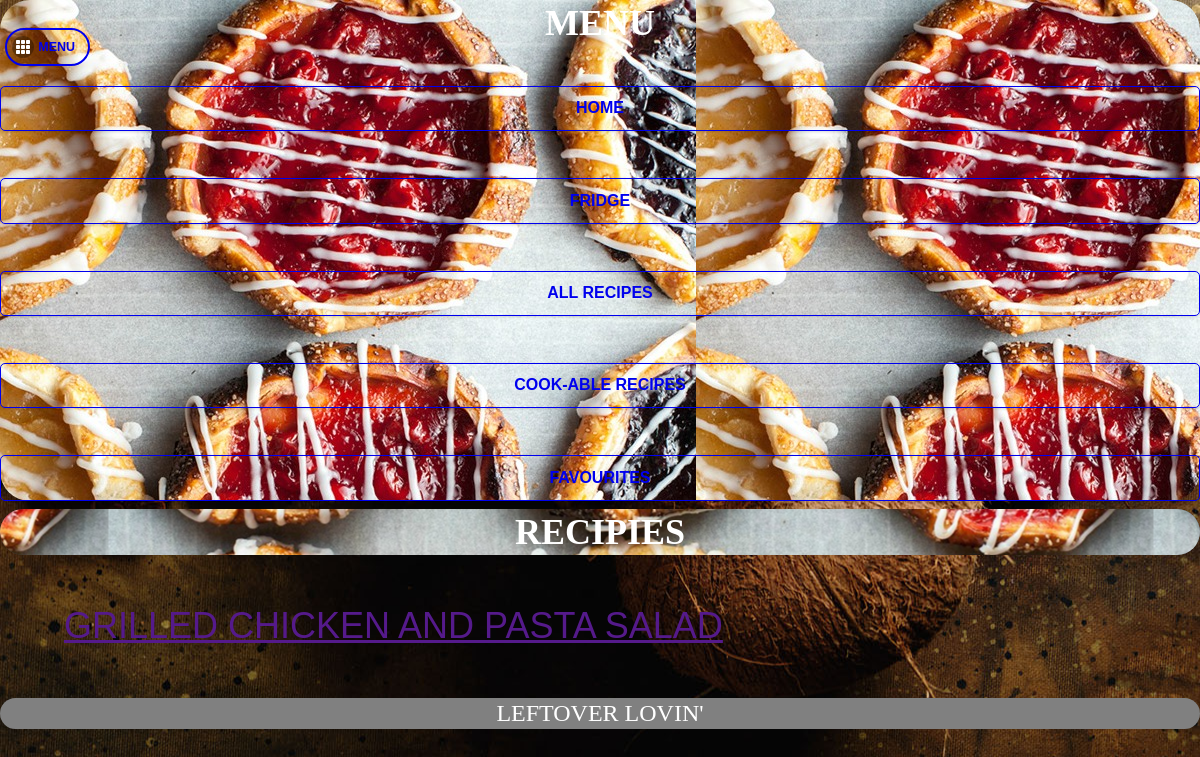
/Recipies.php, run on an earlier commit of the app's database.
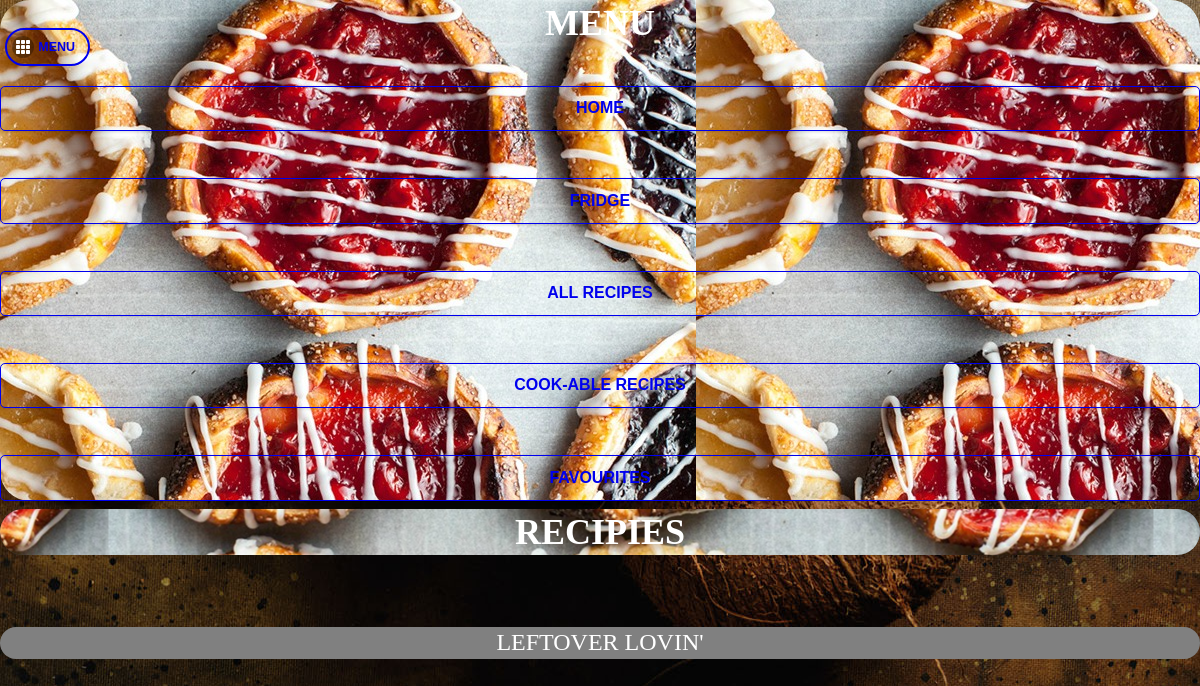
And on a later commit of the database.
### tables this page shows
CREATE TABLE IF NOT EXISTS `recipes` (
`ID` int(11) NOT NULL,
  `Name` varchar(500) NOT NULL,
  `Description` varchar(500) NOT NULL,
  `MealTime` varchar(500) NOT NULL,
  `Ingredients` varchar(500) NOT NULL,
  `Prep` varchar(500) NOT NULL,
  `score` int(11) NOT NULL,
  `votes` int(11) NOT NULL,
  `ImageLink` varchar(500) NOT NULL
);

### Recipies.php (the view, shortened to what this page needs)
<!DOCTYPE html>
<html>
	<head>
 <?php include('stuff.php'); ?>
	</head>
	<body id="bodyP">
		<?php include('panel.php'); ?>
		<div data-role="header" style="overflow:hidden;" id="headerP">
			<h1 id="homeH">Recipies</h1>
			<a href="#myPanel" title="Click to display options" class="ui-btn-left ui-btn ui-btn-inline ui-mini ui-corner-all ui-btn-icon-left ui-icon-grid" id="menuB">Menu</a>
		</div>
		<div data-role="main" class="ui-content" id="main">
			<ul id="main" id="listRecipies" data-role="listview" data-filter="true" data-filter-placholder="search recipies" data-inset="true">
			<?php
			$result = mysql_query("SELECT * FROM recipes");
			$count = mysql_num_rows($result);
			if($count > 0)
			{
				while($row = mysql_fetch_array($result)){
					$result2 = mysql_query("SELECT * FROM ingredients");
			$count2 = mysql_num_rows($result2);
			if($count2 > 0)
			{
				$c2 = 0;
				while($row2 = mysql_fetch_array($result2)){
					$array = explode(',',$row["Ingredients"]);
				$num = count($array)-1;
				$c = $num+1;
				while($num >= 0)
				{
					$sArray = explode('$',$array[$num]);
					$num = $num-1;
					if(strtolower($row2["Name"]) == strtolower($sArray[0]))
					{
						$c2 = $c2 + 1;
					}
				}
				}
				if($c == $c2)
					{
					echo "<li><a href='' title='Click to display the desired recipe'  class='main' id='".$row["ID"]."'>".$row["Name"]."</a></li>";
					}
			}
				}
			}
			?>
			</ul>
		</div>
		<div data-role="footer" id="footerP">
			<h1>Leftover Lovin'</h1>
		</div>
	</body>
</html>

What changed in the data, as far as the page shows it:
no longer on this page (row edited): recipes: Name "GRILLED CHICKEN AND PASTA SALAD"
